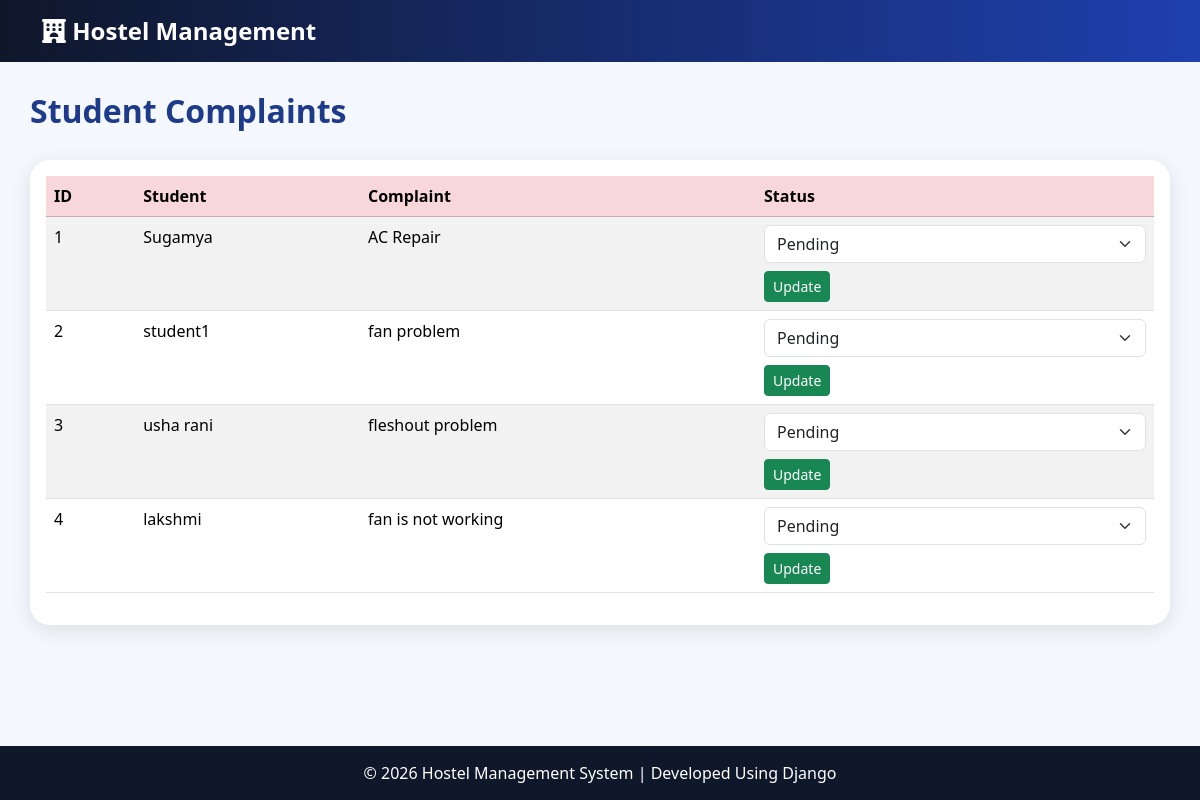
/view-complaints/, run on the app's committed database.
### hostel_app/models.py (models this page shows, shortened)
class Complaint(models.Model):
    student = models.ForeignKey(User, on_delete=models.CASCADE)
    complaint_text = models.TextField()
    status = models.CharField(
        max_length=20,
        default='Pending'
    )

### hostel_app/views.py (the view)
def view_complaints(request):
    complaints = Complaint.objects.all()
    return render(
        request,
        'view_complaints.html',
        {'complaints': complaints}
    )

### hostel_app/templates/view_complaints.html (shortened to what this page needs)
<!DOCTYPE html>
<html lang="en">
<head>
</head>
<body>
    {% extends 'base.html' %}
    {% block content %}
    <h2 class="page-title">
        Student Complaints
    </h2>
    <div class="card card-custom">
        <div class="card-body">
            <table class="table table-striped">
                <thead class="table-danger">
                    <tr>
                        <th>ID</th>
                        <th>Student</th>
                        <th>Complaint</th>
                        <th>Status</th>
                    </tr>
                </thead>
                <tbody>
                    {% for c in complaints %}
                    <tr>
                        <td>{{ c.id }}</td>
                        <td>{{ c.student.username }}</td>
                        <td>{{ c.complaint_text }}</td>
                        <td>
                        <form method="POST"
                            action="{% url 'update_complaint_status' c.id %}">
                            <select name="status"
                                    class="form-select">
                                <option value="Pending">
                                    Pending
                                </option>
                            </select>
                            <button class="btn btn-success btn-sm mt-2">
                                Update
                            </button>
                        </form>
                        </td>
                        </tr>
                    {% endfor %}
                </tbody>
            </table>
        </div>
    </div>
    {% endblock %}

### hostel_app/templates/base.html (style rules this page uses)
* { margin:0; padding:0; box-sizing:border-box; }
body { background:#f4f7fc; min-height:100vh; display:flex; flex-direction:column; }
.card-custom { border:none; border-radius:20px; box-shadow:0px 5px 20px rgba(0,0,0,0.1); transition:0.3s; }
.page-title { font-weight:bold; color:#1e3a8a; margin-bottom:30px; }
table { background:white; }

### data on the page
Complaint: id "1", student.username "Sugamya", complaint_text "AC Repair"
Complaint: id "2", student.username "student1", complaint_text "fan problem"
Complaint: id "3", student.username "usha rani", complaint_text "fleshout problem"
Complaint: id "4", student.username "lakshmi", complaint_text "fan is not working"
